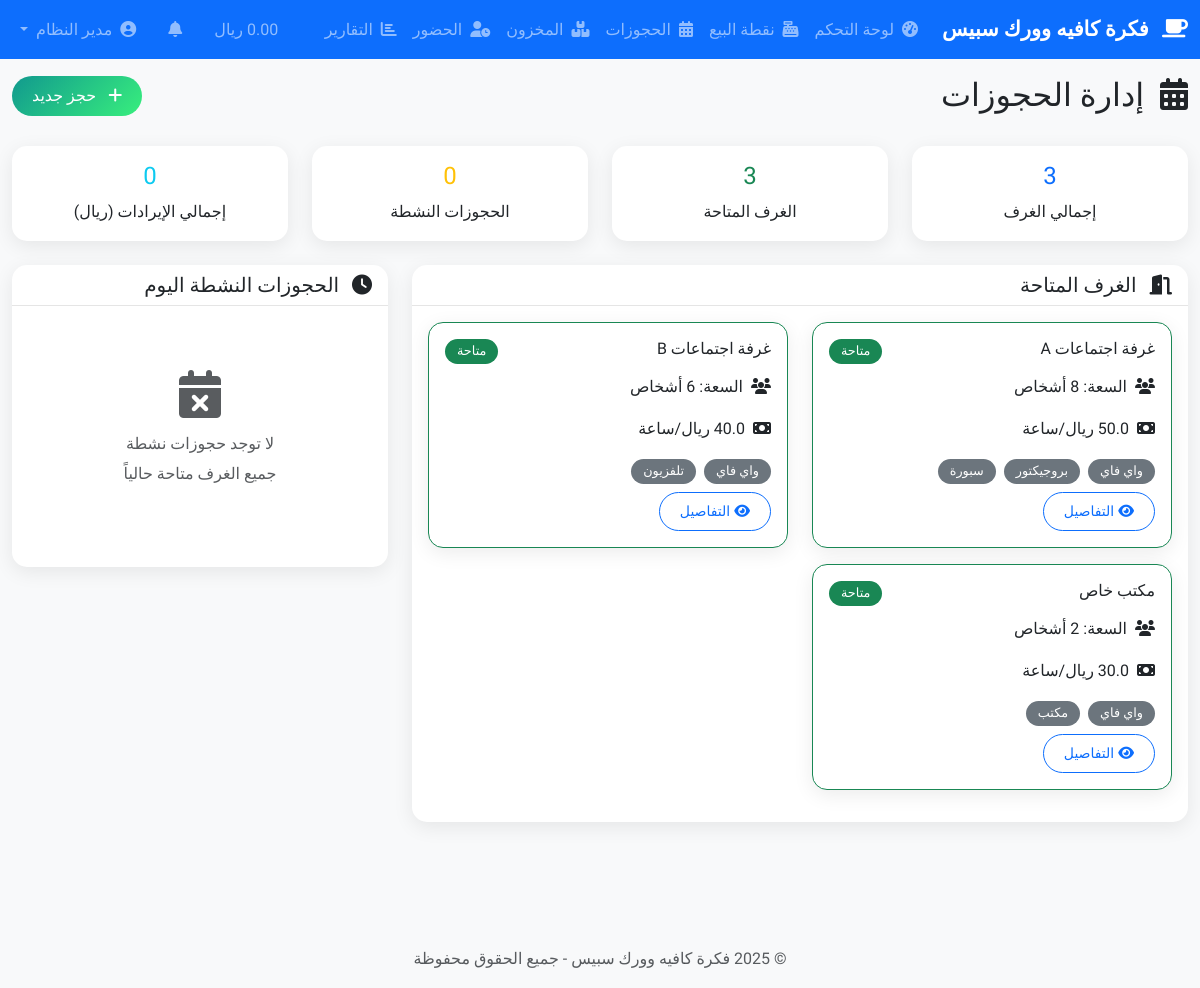
The app's page /booking/ (signed in) with its own data.
### models.py (models this page shows, shortened)
class User(UserMixin, db.Model):
    id = db.Column(db.Integer, primary_key=True)
    username = db.Column(db.String(80), unique=True, nullable=False)
    email = db.Column(db.String(120), unique=True, nullable=False)
    password_hash = db.Column(db.String(255), nullable=False)
    first_name = db.Column(db.String(80), nullable=False)
    last_name = db.Column(db.String(80), nullable=False)
    phone = db.Column(db.String(20))
    role_id = db.Column(db.Integer, db.ForeignKey('role.id'), nullable=False)
    employee_id = db.Column(db.String(20), unique=True)
    salary = db.Column(db.Float)
    hire_date = db.Column(db.Date, default=datetime.utcnow)
    is_active = db.Column(db.Boolean, default=True)
    current_qr_token = db.Column(db.String(255))
    qr_expiry = db.Column(db.DateTime)
    created_at = db.Column(db.DateTime, default=datetime.utcnow)
    attendance_records = db.relationship('Attendance', backref='employee', lazy='dynamic')
    orders = db.relationship('Order', backref='cashier', lazy='dynamic')

class Room(db.Model):
    id = db.Column(db.Integer, primary_key=True)
    name = db.Column(db.String(80), nullable=False)
    capacity = db.Column(db.Integer, nullable=False)
    hourly_rate = db.Column(db.Float, nullable=False)
    amenities = db.Column(db.JSON)  # قائمة بالمرافق
    is_available = db.Column(db.Boolean, default=True)
    qr_code = db.Column(db.String(255), unique=True)
    bookings = db.relationship('Booking', backref='room', lazy='dynamic')

### routes/booking.py (the view)
@booking_bp.route('/')
@login_required
def index():
    rooms = Room.query.filter_by(is_available=True).all()
    today = datetime.now().date()
    active_bookings = Booking.query.filter(
        db.func.date(Booking.start_time) == today,
        Booking.status == 'active'
    ).all()
    return render_template('booking/index.html',
                         rooms=rooms,
                         active_bookings=active_bookings)

### templates/booking/index.html (shortened to what this page needs)
{% extends "base.html" %}
{% block content %}
<div class="container-fluid mt-4">
    <div class="row mb-4">
        <div class="col-md-8">
            <h2>
                <i class="fas fa-calendar-alt me-2"></i>
                إدارة الحجوزات
            </h2>
        </div>
        <div class="col-md-4 text-end">
            <a href="{{ url_for('booking.new_booking') }}" class="btn btn-success">
                <i class="fas fa-plus me-2"></i>
                حجز جديد
            </a>
        </div>
    </div>
    <div class="row mb-4">
        <div class="col-md-3">
            <div class="card text-center">
                <div class="card-body">
                    <h4 class="text-primary">{{ rooms|length }}</h4>
                    <p class="mb-0">إجمالي الغرف</p>
                </div>
            </div>
        </div>
        <div class="col-md-3">
            <div class="card text-center">
                <div class="card-body">
                    <h4 class="text-success">{{ rooms|selectattr('is_available')|list|length }}</h4>
                    <p class="mb-0">الغرف المتاحة</p>
                </div>
            </div>
        </div>
        <div class="col-md-3">
            <div class="card text-center">
                <div class="card-body">
                    <h4 class="text-warning">{{ active_bookings|length }}</h4>
                    <p class="mb-0">الحجوزات النشطة</p>
                </div>
            </div>
        </div>
        <div class="col-md-3">
            <div class="card text-center">
                <div class="card-body">
                    <h4 class="text-info">{{ active_bookings|sum(attribute='total_cost')|round(2) if active_bookings
                        else 0 }}</h4>
                    <p class="mb-0">إجمالي الإيرادات (ريال)</p>
                </div>
            </div>
        </div>
    </div>
    <div class="row">
        <div class="col-lg-8">
            <div class="card">
                <div class="card-header">
                    <h5 class="mb-0">
                        <i class="fas fa-door-open me-2"></i>
                        الغرف المتاحة
                    </h5>
                </div>
                <div class="card-body">
                    {% if rooms %}
                    <div class="row">
                        {% for room in rooms %}
                        <div class="col-md-6 mb-3">
                            <div
                                class="card border {% if room.is_available %}border-success{% else %}border-danger{% endif %}">
                                <div class="card-body">
                                    <div class="d-flex justify-content-between align-items-start mb-2">
                                        <h6 class="card-title">{{ room.name }}</h6>
                                        <span
                                            class="badge {% if room.is_available %}bg-success{% else %}bg-danger{% endif %}">
                                            {% if room.is_available %}متاحة{% else %}محجوزة{% endif %}
                                        </span>
                                    </div>
                                    <p class="card-text">
                                        <i class="fas fa-users me-1"></i>
                                        السعة: {{ room.capacity }} أشخاص
                                    </p>
                                    <p class="card-text">
                                        <i class="fas fa-money-bill me-1"></i>
                                        {{ room.hourly_rate }} ريال/ساعة
                                    </p>
                                    {% if room.amenities %}
                                    <div class="mb-2">
                                        {% for amenity in room.amenities %}
                                        <span class="badge bg-secondary me-1">{{ amenity }}</span>
                                        {% endfor %}
                                    </div>
                                    {% endif %}
                                    <a href="{{ url_for('booking.room_details', room_id=room.id) }}"
                                        class="btn btn-outline-primary btn-sm">
                                        <i class="fas fa-eye me-1"></i>التفاصيل
                                    </a>
                                </div>
                            </div>
                        </div>
                        {% endfor %}
                    </div>
                    {% else %}
                    <div class="text-center py-5">
                        <i class="fas fa-door-closed fa-3x text-muted mb-3"></i>
                        <h5 class="text-muted">لا توجد غرف متاحة</h5>
                    </div>
                    {% endif %}
                </div>
            </div>
        </div>
        <div class="col-lg-4">
            <div class="card">
                <div class="card-header">
                    <h5 class="mb-0">
                        <i class="fas fa-clock me-2"></i>
                        الحجوزات النشطة اليوم
                    </h5>
                </div>
                <div class="card-body">
                    {% if active_bookings %}
                    {% for booking in active_bookings %}
                    <div class="card mb-3 border-start border-primary border-3">
                        <div class="card-body">
                            <div class="d-flex justify-content-between align-items-start mb-2">
                                <h6 class="mb-0">{{ booking.room.name }}</h6>
                                <span class="badge bg-primary">نشط</span>
                            </div>
                            {% if booking.customer_name %}
                            <p class="mb-1">
                                <i class="fas fa-user me-1"></i>
                                {{ booking.customer_name }}
                            </p>
                            {% endif %}
                            {% if booking.customer_phone %}
                            <p class="mb-1">
                                <i class="fas fa-phone me-1"></i>
                                {{ booking.customer_phone }}
                            </p>
                            {% endif %}
                            <p class="mb-1">
                                <i class="fas fa-clock me-1"></i>
                                {{ booking.start_time.strftime('%H:%M') }} - {{ booking.end_time.strftime('%H:%M') }}
                            </p>
                            <p class="mb-2">
                                <i class="fas fa-money-bill me-1"></i>
                                {{ booking.total_cost }} ريال
                            </p>
                            <a href="{{ url_for('booking.booking_details', booking_id=booking.id) }}"
                                class="btn btn-outline-primary btn-sm">
                                <i class="fas fa-eye me-1"></i>التفاصيل
                            </a>
                        </div>
                    </div>
                    {% endfor %}
                    {% else %}
                    <div class="text-center py-5">
                        <i class="fas fa-calendar-times fa-3x text-muted mb-3"></i>
                        <h6 class="text-muted">لا توجد حجوزات نشطة</h6>
                        <p class="text-muted">جميع الغرف متاحة حالياً</p>
                    </div>
                    {% endif %}
                </div>
            </div>
        </div>
    </div>
</div>
{% endblock %}

### templates/base.html (shortened to what this page needs)
<!DOCTYPE html>
<html lang="ar" dir="rtl">
<head>
    <link href="https://cdn.jsdelivr.net/npm/bootstrap@5.3.0/dist/css/bootstrap.rtl.min.css" rel="stylesheet">
    <link rel="stylesheet" href="https://cdnjs.cloudflare.com/ajax/libs/font-awesome/6.4.0/css/all.min.css">
    <link rel="stylesheet" href="{{ url_for('static', filename='css/style.css') }}">
</head>
<body>
    {% if current_user.is_authenticated %}
    <nav class="navbar navbar-expand-lg navbar-dark bg-primary fixed-top">
        <div class="container-fluid">
            <a class="navbar-brand" href="{{ url_for('dashboard.main') }}">
                <i class="fas fa-coffee me-2"></i>
                {{ cafe_name }}
            </a>
            <div class="collapse navbar-collapse" id="navbarNav">
                <ul class="navbar-nav me-auto">
                    <li class="nav-item">
                        <a class="nav-link" href="{{ url_for('dashboard.main') }}">
                            <i class="fas fa-tachometer-alt me-1"></i>
                            لوحة التحكم
                        </a>
                    </li>
                    {% if has_permission('process_orders') %}
                    <li class="nav-item">
                        <a class="nav-link" href="{{ url_for('pos.index') }}">
                            <i class="fas fa-cash-register me-1"></i>
                            نقطة البيع
                        </a>
                    </li>
                    {% endif %}
                    {% if has_permission('manage_bookings') %}
                    <li class="nav-item">
                        <a class="nav-link" href="{{ url_for('booking.index') }}">
                            <i class="fas fa-calendar-alt me-1"></i>
                            الحجوزات
                        </a>
                    </li>
                    {% endif %}
                    {% if has_permission('manage_inventory') %}
                    <li class="nav-item">
                        <a class="nav-link" href="{{ url_for('inventory.index') }}">
                            <i class="fas fa-boxes me-1"></i>
                            المخزون
                        </a>
                    </li>
                    {% endif %}
                    {% if has_permission('view_attendance') %}
                    <li class="nav-item">
                        <a class="nav-link" href="{{ url_for('attendance.index') }}">
                            <i class="fas fa-user-clock me-1"></i>
                            الحضور
                        </a>
                    </li>
                    {% endif %}
                    {% if has_permission('view_reports') %}
                    <li class="nav-item">
                        <a class="nav-link" href="{{ url_for('reports.index') }}">
                            <i class="fas fa-chart-bar me-1"></i>
                            التقارير
                        </a>
                    </li>
                    {% endif %}
                </ul>
                <ul class="navbar-nav">
                    <li class="nav-item dropdown me-3">
                        <a class="nav-link" href="#" id="liveStats">
                            <span id="todaySales">0</span> ريال
                        </a>
                    </li>
                    <li class="nav-item dropdown me-3">
                        <a class="nav-link position-relative" href="#" data-bs-toggle="dropdown">
                            <i class="fas fa-bell"></i>
                        </a>
                    </li>
                    <li class="nav-item dropdown">
                        <a class="nav-link dropdown-toggle" href="#" data-bs-toggle="dropdown">
                            <i class="fas fa-user-circle me-1"></i>
                            {{ current_user.first_name }} {{ current_user.last_name }}
                        </a>
                    </li>
                </ul>
            </div>
        </div>
    </nav>
    {% endif %}
    <main class="{% if current_user.is_authenticated %}main-content{% endif %}">
        {% block content %}{% endblock %}
    </main>
    {% if current_user.is_authenticated %}
    <footer class="bg-light text-center py-3 mt-5">
        <div class="container">
            <span class="text-muted">© {{ current_year }} {{ cafe_name }} - جميع الحقوق محفوظة</span>
        </div>
    </footer>
    {% endif %}
</body>
</html>

### static/css/style.css (style rules this page uses)
body { font-family: "Cairo", sans-serif; background-color: #f8f9fa; line-height: 1.6; }
.navbar-brand { font-weight: 700; font-size: 1.3rem; }
.navbar-nav .nav-link { font-weight: 500; transition: all 0.3s ease; }
.main-content { margin-top: 76px; min-height: calc(100vh - 76px); padding-bottom: 60px; }
.card { border: none; border-radius: 15px; box-shadow: 0 5px 20px rgba(0, 0, 0, 0.08); transition: all 0.3s ease; }
.card-header { background: transparent; border-bottom: 1px solid rgba(0, 0, 0, 0.1); font-weight: 600; }
.btn { border-radius: 25px; font-weight: 500; padding: 8px 20px; transition: all 0.3s ease; }
.btn-success { background: linear-gradient(135deg, #11998e 0%, #38ef7d 100%); border: none; }
.badge { font-size: 0.8rem; font-weight: 500; padding: 6px 12px; border-radius: 20px; }

### records on screen
User: first_name "مدير", last_name "النظام"
Room: name "غرفة اجتماعات A", is_available "متاحة", amenities "واي فاي" "بروجيكتور" "سبورة"
Room: name "غرفة اجتماعات B", is_available "متاحة", amenities "واي فاي" "تلفزيون"
Room: name "مكتب خاص", is_available "متاحة", amenities "واي فاي" "مكتب"

### other values on screen
{{ cafe_name }} "فكرة كافيه وورك سبيس"
{{ rooms|length }} "3"
{{ rooms|selectattr('is_available')|list|length }} "3"
{{ active_bookings|length }} "0"
